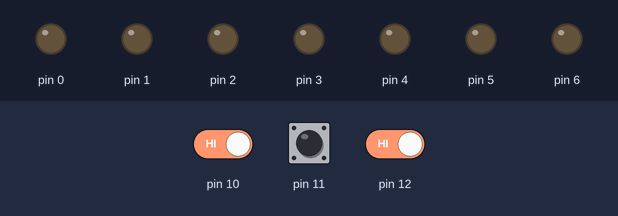
Bench run of a sketch on a simulated Arduino Uno, built with avr-gcc and run on an emulated ATmega328P. Parts: output pins drawn as LEDs (lit = HIGH). The test bench sets the inputs (shaded band); at power-on: pin 10 HIGH, pin 12 HIGH, pin 11 HIGH.

Above: at 1.2 s.
1.3 s: pin 10 driven LOW
At 2.1 s:
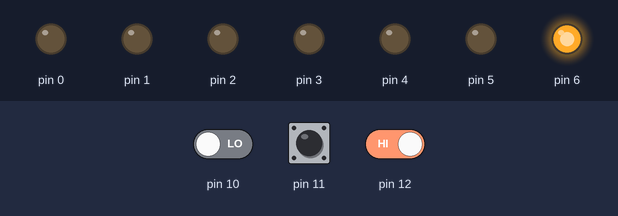
7.3 s: pin 12 driven LOW
At 8.7 s:
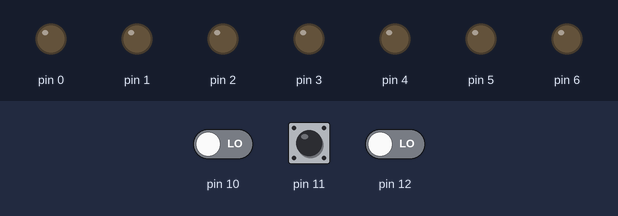
9.8 s: pin 12 driven HIGH
At 16.9 s:
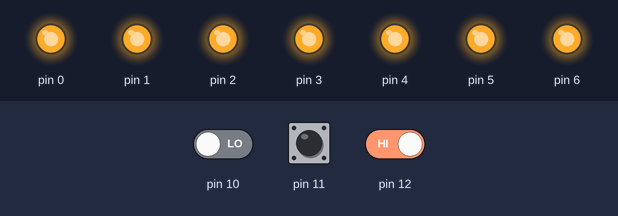
Timing chart, 0 to 18.4 s (numbered marks = the images above; inputs shaded):
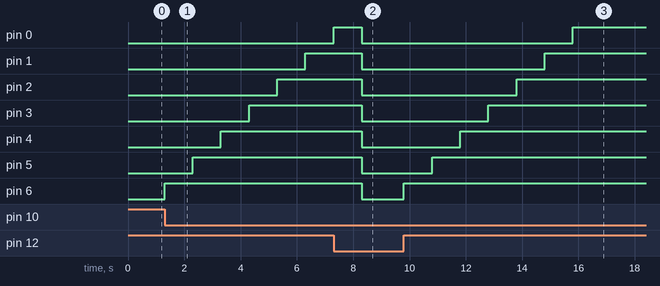

Measured:
- after the input at 1.3 s, pin 1: LOW → HIGH after 5.0 s; pin 2: LOW → HIGH after 4.0 s; pin 3: LOW → HIGH after 3.0 s; pin 4: LOW → HIGH after 2.0 s; pin 5: LOW → HIGH after 1.0 s
- after the input at 7.3 s, pin 1–6: HIGH → LOW after 1.0 s
- after the input at 9.8 s, pin 0: LOW → HIGH after 6.0 s; pin 1: LOW → HIGH after 5.0 s; pin 2: LOW → HIGH after 4.0 s; pin 3: LOW → HIGH after 3.0 s; pin 4: LOW → HIGH after 2.0 s

The sketch:

7LED.ino
```cpp
// the setup function runs once when you press reset or power the board
void setup() {
  for( int i = 0; i < 7; i++ ){
    pinMode(i, OUTPUT);
  }
  pinMode(10, INPUT);
  pinMode(11, INPUT);
  pinMode(12, INPUT);
}

// the loop function runs over and over again forever
void loop() {
  int signal10 = digitalRead(10);
  int signal11 = digitalRead(11);
  int signal12 = digitalRead(12);
  if( signal12 == LOW ){
    for(int i = 0; i < 7; i++ ){
      digitalWrite(i, LOW);
    }
  }
  else if( signal10 == LOW){
    for( int i = 6; i >= 0; i--){
      digitalWrite(i, HIGH);
      delay(1000);
    }
  }
  else if( signal11 == LOW ){
    for(int i = 0; i < 7; i++ ){
      digitalWrite(i, HIGH);
      delay(1000);
    }
  }
}
```
